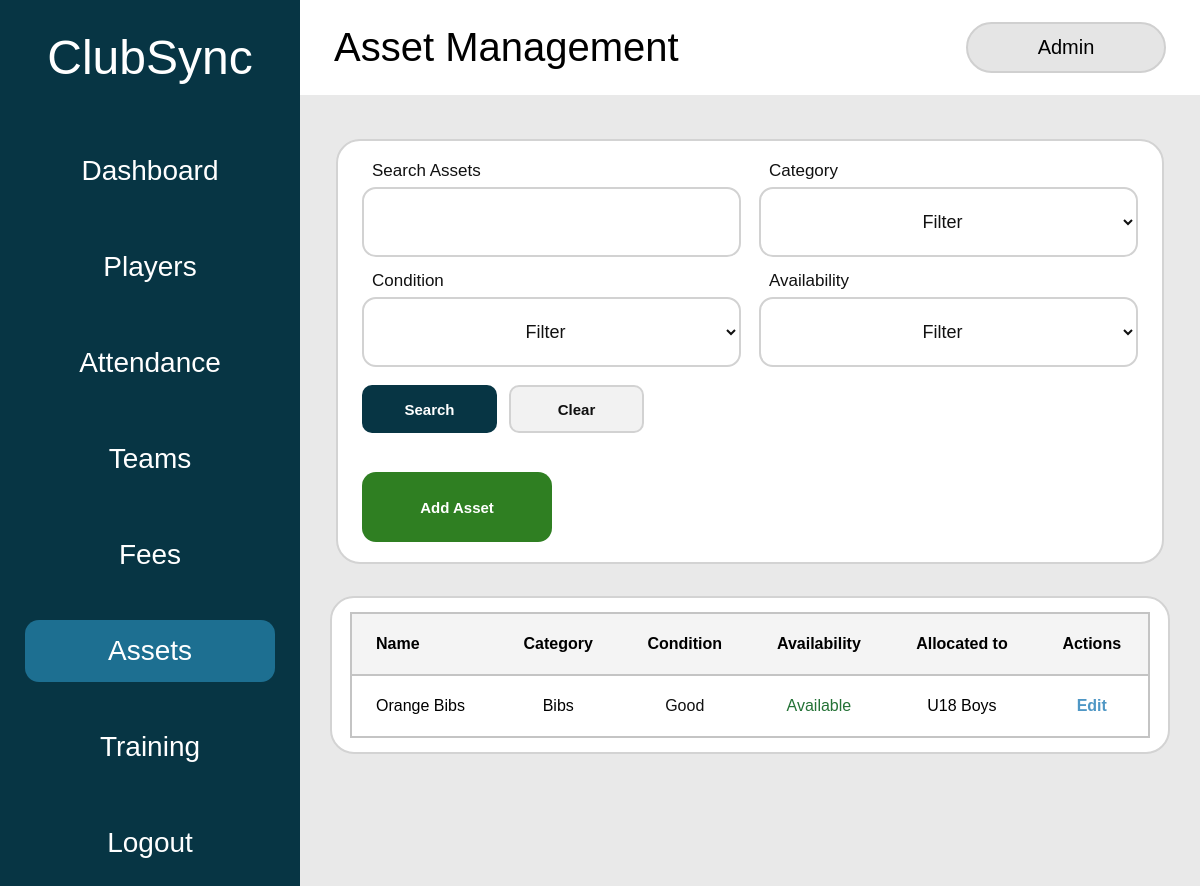
The page /assets (signed in) on the database as committed earlier.
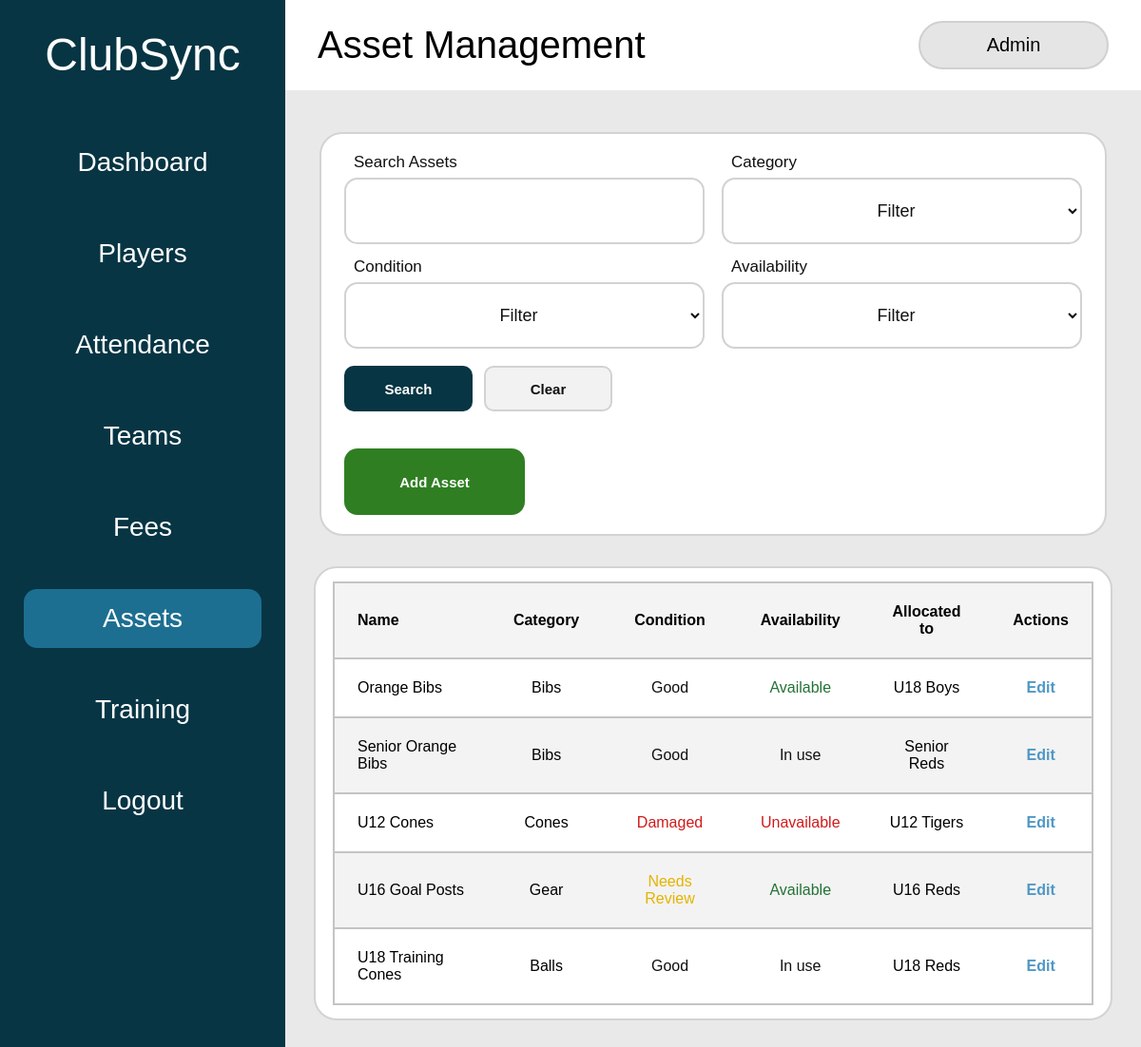
The same page on the database as committed later.
### tables this page shows
CREATE TABLE assets (
        asset_id INTEGER PRIMARY KEY AUTOINCREMENT,

        name TEXT NOT NULL,

        category TEXT NOT NULL,

        condition TEXT NOT NULL
            CHECK (
                condition IN (
                    'Good',
                    'Needs Review',
                    'Damaged'
                )
            ),

        availability TEXT NOT NULL
            CHECK (
                availability IN (
                    'Available',
                    'In use',
                    'Unavailable'
                )
            ),

        allocated_to TEXT,

        created_at TEXT NOT NULL
            DEFAULT CURRENT_TIMESTAMP,

        updated_at TEXT NOT NULL
            DEFAULT CURRENT_TIMESTAMP
    );

### app.py (the view, shortened to what this page needs)
@app.route("/assets")
def assets():
    if "role" not in session:
        return redirect(url_for("login"))
    if session["role"] == "Viewer":
        return redirect(url_for("viewer"))
    search = request.args.get(
        "search",
        ""
    ).strip()
    selected_category = request.args.get(
        "category",
        ""
    ).strip()
    selected_condition = request.args.get(
        "condition",
        ""
    ).strip()
    selected_availability = request.args.get(
        "availability",
        ""
    ).strip()
    allowed_categories = {
        "",
        "Balls",
        "Bibs",
        "Cones",
        "Gear",
        "Equipment"
    }
    allowed_conditions = {
        "",
        "Good",
        "Needs Review",
        "Damaged"
    }
    allowed_availability = {
        "",
        "Available",
        "In use",
        "Unavailable"
    }
    if selected_category not in allowed_categories:
        selected_category = ""
    if selected_condition not in allowed_conditions:
        selected_condition = ""
    if selected_availability not in allowed_availability:
        selected_availability = ""
    connection = get_database_connection()
    ensure_assets_table(connection)
    query = """
        SELECT *
        FROM assets
        WHERE 1 = 1
    """
    parameters = []
    if selected_category:
        query += " AND category = ?"
        parameters.append(selected_category)
    if selected_condition:
        query += " AND condition = ?"
        parameters.append(selected_condition)
    if selected_availability:
        query += " AND availability = ?"
        parameters.append(selected_availability)
    query += """
        ORDER BY name
    """
    asset_records = connection.execute(
        query,
        parameters
    ).fetchall()
    connection.close()
    return render_template(
        "assets.html",
        assets=asset_records,
        search=search,
        selected_category=selected_category,
        selected_condition=selected_condition,
        selected_availability=selected_availability
    )

### app.py (called while the page is built)
def get_database_connection():
    connection = sqlite3.connect("clubsync.db")
    connection.row_factory = sqlite3.Row
    connection.execute("PRAGMA foreign_keys = ON")
    return connection

### templates/assets.html (shortened to what the changed rows need)
<!DOCTYPE html>
<html lang="en">
<head>
    <link
        rel="stylesheet"
        href="{{ url_for('static', filename='css/style.css') }}"
    >
</head>
<body>
<div class="app-layout">
    <aside class="sidebar">
        <h1>ClubSync</h1>
    </aside>
    <main class="main-content assets-page">
        <div class="top-bar">
            <div>
                <h2>Asset Management</h2>
            </div>
        </div>
        <section class="assets-table-card">
            <div class="assets-table-wrapper">
                <table class="assets-table">
                    <thead>
                        <tr>
                            <th>Name</th>
                            <th>Category</th>
                            <th>Condition</th>
                            <th>Availability</th>
                            <th>Allocated to</th>
                            <th>Actions</th>
                        </tr>
                    </thead>
                    <tbody>
                        {% for asset in assets %}
                            <tr>
                                <td>
                                    {{ asset["name"] }}
                                </td>
                                <td>
                                    {{ asset["category"] }}
                                </td>
                                <td>
                                    <span
                                        class="
                                            asset-condition
                                            {% if asset['condition'] == 'Good' %}
                                                asset-condition-good
                                            {% elif asset['condition'] == 'Needs Review' %}
                                                asset-condition-review
                                            {% elif asset['condition'] == 'Damaged' %}
                                                asset-condition-damaged
                                            {% endif %}
                                        "
                                    >
                                        {{ asset["condition"] }}
                                    </span>
                                </td>
                                <td>
                                    <span
                                        class="
                                            asset-availability
                                            {% if asset['availability'] == 'Available' %}
                                                asset-available
                                            {% elif asset['availability'] == 'In use' %}
                                                asset-in-use
                                            {% elif asset['availability'] == 'Unavailable' %}
                                                asset-unavailable
                                            {% endif %}
                                        "
                                    >
                                        {{ asset["availability"] }}
                                    </span>
                                </td>
                                <td>
                                    {{ asset["allocated_to"] }}
                                </td>
                                <td>
                                    {% if session["role"] == "Admin" %}
                                        <button
                                            type="button"
                                            class="asset-action-button"
                                            onclick="openEditAssetModal(
                                                '{{ asset['asset_id'] }}',
                                                '{{ asset['name']|e }}',
                                                '{{ asset['category']|e }}',
                                                '{{ asset['condition']|e }}',
                                                '{{ asset['availability']|e }}',
                                                '{{ asset['allocated_to']|default('', true)|e }}'
                                            )"
                                        >
                                            Edit
                                        </button>
                                    {% endif %}
                                </td>
                            </tr>
                        {% endfor %}
                    </tbody>
                </table>
            </div>
        </section>
    </main>
</div>
</body>
</html>

Rows that differ between the two databases and show on the page:
added assets: name "Senior Orange Bibs", category "Bibs", condition "Good", availability "In use", allocated_to "Senior Reds"
added assets: name "U12 Cones", category "Cones", condition "Damaged", availability "Unavailable", allocated_to "U12 Tigers"
added assets: name "U16 Goal Posts", category "Gear", condition "Needs Review", availability "Available", allocated_to "U16 Reds"
added assets: name "U18 Training Cones", category "Balls", condition "Good", availability "In use", allocated_to "U18 Reds"
